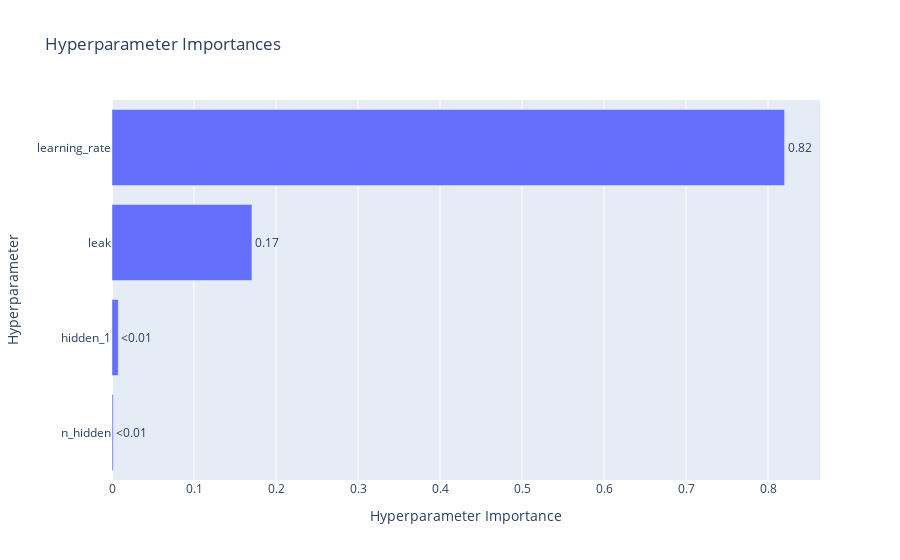

Notebook code for this chart:
### Code cell
optuna.visualization.plot_param_importances(study)

### Figure 1 — Plotly figure (JSON) as saved in the notebook; plotly's stock layout.template omitted (floating-point values rounded to 4 significant figures)
{"data": [{"cliponaxis": false, "hovertemplate": ["n_hidden (IntDistribution): 0.0014760756289928455<extra></extra>", "hidden_1 (IntDistribution): 0.007608198714886587<extra></extra>", "leak (FloatDistribution): 0.1706739741396084<extra></extra>", "learning_rate (FloatDistribution): 0.8202417515165121<extra></extra>"], "name": "Objective Value", "orientation": "h", "text": ["<0.01", "<0.01", "0.17", "0.82"], "textposition": "outside", "type": "bar", "x": [0.001476, 0.007608, 0.1707, 0.8202], "y": ["n_hidden", "hidden_1", "leak", "learning_rate"]}], "layout": {"title": {"text": "Hyperparameter Importances"}, "xaxis": {"title": {"text": "Hyperparameter Importance"}}, "yaxis": {"title": {"text": "Hyperparameter"}}}}
